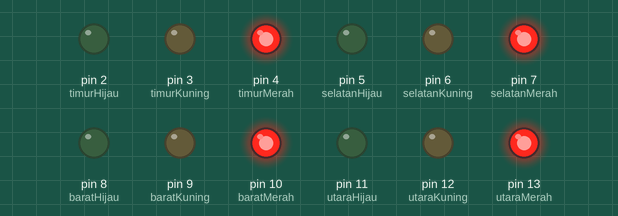
This sketch was run on a simulated Arduino Uno, built with avr-gcc and run on an emulated ATmega328P. Shown: output pins drawn as LEDs (lit = HIGH).

Above: at 0.1 s.
At 7.9 s:
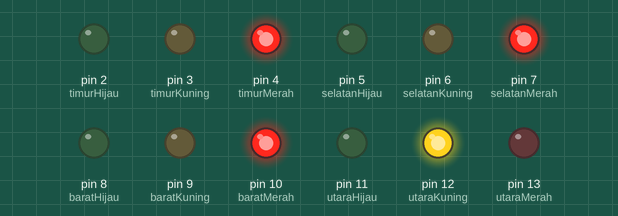
At 9.9 s:
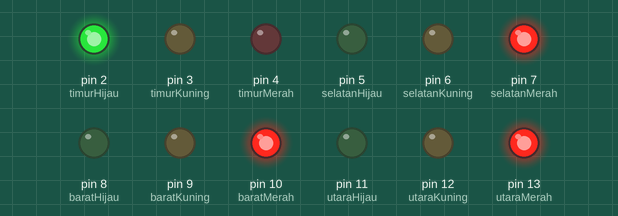
At 18.7 s:
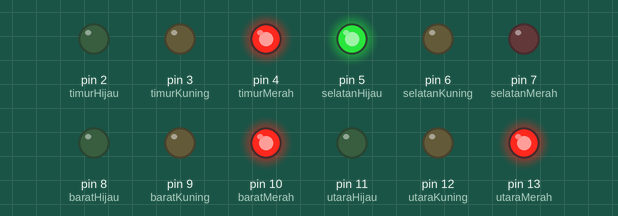
At 27.5 s:
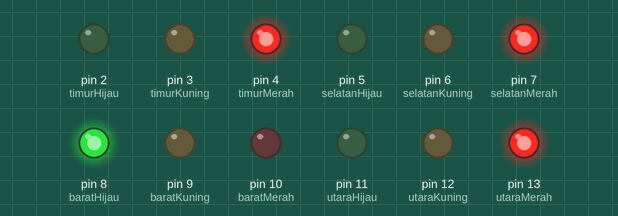
At 37.3 s:
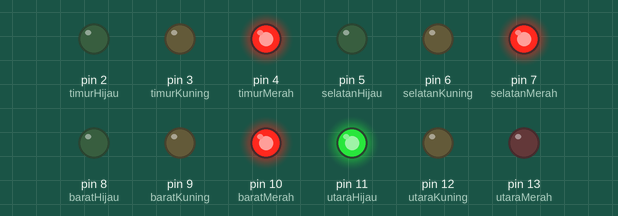
Timing chart, 0 to 38.8 s (numbered marks = the images above):
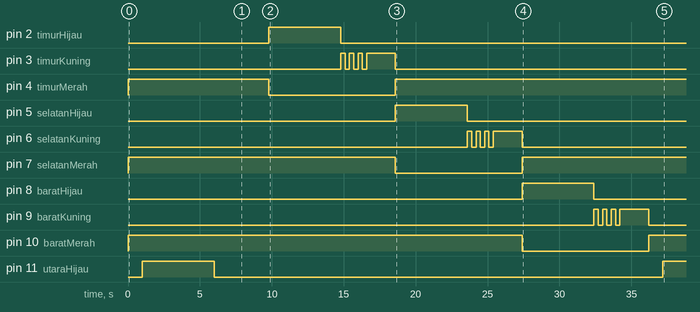

Measured:
- by itself, pin 2 (timurHijau): LOW → HIGH at 9.8 s, → LOW 5.0 s later
- by itself, pin 4 (timurMerah): LOW → HIGH at 0.00 s, → LOW 9.8 s later, → HIGH 8.8 s later
- by itself, pin 5 (selatanHijau): LOW → HIGH at 18.6 s, → LOW 5.0 s later
- by itself, pin 7 (selatanMerah): LOW → HIGH at 0.00 s, → LOW 18.6 s later, → HIGH 8.8 s later
- by itself, pin 8 (baratHijau): LOW → HIGH at 27.4 s, → LOW 5.0 s later
- by itself, pin 10 (baratMerah): LOW → HIGH at 0.00 s, → LOW 27.4 s later, → HIGH 8.8 s later
- by itself, pin 11 (utaraHijau): LOW → HIGH at 1.0 s, → LOW 5.0 s later, → HIGH 31.2 s later
- by itself, pin 13 (utaraMerah): LOW → HIGH at 0.00 s, → LOW 1.0 s later, → HIGH 8.8 s later, → LOW 27.4 s later

The sketch:

Traffic_Light.ino
```cpp
//Utara
const int utaraMerah = 13;
const int utaraKuning = 12;
const int utaraHijau = 11;

//Timur
const int baratMerah = 10;
const int baratKuning = 9;
const int baratHijau = 8;

//Selatan
const int selatanMerah = 7;
const int selatanKuning = 6;
const int selatanHijau = 5;

//Barat
const int timurMerah = 4;
const int timurKuning = 3;
const int timurHijau = 2;

void setup() {
  for (int i = 2; i <= 13; i++) {
    pinMode(i, OUTPUT);
  }
}

void aktifkanSimpang(int pinMerah, int pinKuning, int pinHijau) {
  digitalWrite(pinMerah, LOW);

  digitalWrite(pinHijau, HIGH);
  delay(5000);
  digitalWrite(pinHijau, LOW);

  for (int i = 0; i < 3; i++) {
    digitalWrite(pinKuning, HIGH);
    delay(300);
    digitalWrite(pinKuning, LOW);
    delay(300);
  }

  digitalWrite(pinKuning, HIGH);
  delay(2000);
  digitalWrite(pinKuning, LOW);

  digitalWrite(pinMerah, HIGH);
}

void semuaMerah() {
  digitalWrite(utaraMerah, HIGH);
  digitalWrite(timurMerah, HIGH);
  digitalWrite(selatanMerah, HIGH);
  digitalWrite(baratMerah, HIGH);
  delay(1000);

  digitalWrite(utaraKuning, LOW); digitalWrite(utaraHijau, LOW);
  digitalWrite(timurKuning, LOW); digitalWrite(timurHijau, LOW);
  digitalWrite(selatanKuning, LOW); digitalWrite(selatanHijau, LOW);
  digitalWrite(baratKuning, LOW); digitalWrite(baratHijau, LOW);
}

void loop() {
  semuaMerah();
  aktifkanSimpang(utaraMerah, utaraKuning, utaraHijau);
  aktifkanSimpang(timurMerah, timurKuning, timurHijau);
  aktifkanSimpang(selatanMerah, selatanKuning, selatanHijau);
  aktifkanSimpang(baratMerah, baratKuning, baratHijau);
}
```
